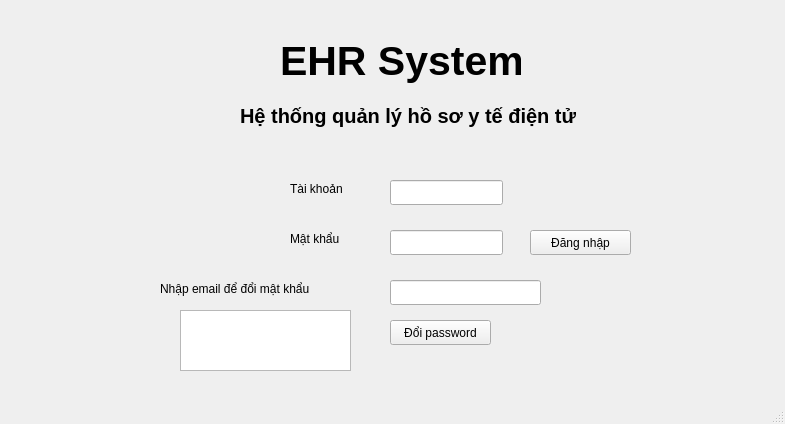
<?xml version="1.0" encoding="UTF-8"?>
<ui version="4.0">
 <class>MainWindow</class>
 <widget class="QMainWindow" name="MainWindow">
  <property name="geometry">
   <rect>
    <x>0</x>
    <y>0</y>
    <width>785</width>
    <height>424</height>
   </rect>
  </property>
  <property name="windowTitle">
   <string>DangNhap</string>
  </property>
  <widget class="QWidget" name="centralwidget">
   <widget class="QLabel" name="lbTenEHR">
    <property name="geometry">
     <rect>
      <x>280</x>
      <y>30</y>
      <width>241</width>
      <height>61</height>
     </rect>
    </property>
    <property name="font">
     <font>
      <pointsize>31</pointsize>
      <weight>75</weight>
      <bold>true</bold>
     </font>
    </property>
    <property name="text">
     <string>EHR System</string>
    </property>
   </widget>
   <widget class="QLabel" name="label_2">
    <property name="geometry">
     <rect>
      <x>290</x>
      <y>180</y>
      <width>91</width>
      <height>17</height>
     </rect>
    </property>
    <property name="text">
     <string>Tài khoản</string>
    </property>
   </widget>
   <widget class="QLabel" name="label_3">
    <property name="geometry">
     <rect>
      <x>290</x>
      <y>230</y>
      <width>91</width>
      <height>17</height>
     </rect>
    </property>
    <property name="text">
     <string>Mật khẩu</string>
    </property>
   </widget>
   <widget class="QLineEdit" name="tbTaiKhoan">
    <property name="geometry">
     <rect>
      <x>390</x>
      <y>180</y>
      <width>113</width>
      <height>25</height>
     </rect>
    </property>
   </widget>
   <widget class="QLineEdit" name="tbMatKhau">
    <property name="geometry">
     <rect>
      <x>390</x>
      <y>230</y>
      <width>113</width>
      <height>25</height>
     </rect>
    </property>
   </widget>
   <widget class="QPushButton" name="btDangNhap">
    <property name="geometry">
     <rect>
      <x>530</x>
      <y>230</y>
      <width>101</width>
      <height>25</height>
     </rect>
    </property>
    <property name="text">
     <string>Đăng nhập</string>
    </property>
   </widget>
   <widget class="QLabel" name="label">
    <property name="geometry">
     <rect>
      <x>240</x>
      <y>100</y>
      <width>351</width>
      <height>31</height>
     </rect>
    </property>
    <property name="font">
     <font>
      <pointsize>15</pointsize>
      <weight>75</weight>
      <bold>true</bold>
     </font>
    </property>
    <property name="text">
     <string>Hệ thống quản lý hồ sơ y tế điện tử</string>
    </property>
   </widget>
   <widget class="QPushButton" name="btDoiMatKhau">
    <property name="geometry">
     <rect>
      <x>390</x>
      <y>320</y>
      <width>101</width>
      <height>25</height>
     </rect>
    </property>
    <property name="text">
     <string>Đổi password</string>
    </property>
   </widget>
   <widget class="QLabel" name="lbDoiMatKhau">
    <property name="geometry">
     <rect>
      <x>160</x>
      <y>280</y>
      <width>201</width>
      <height>17</height>
     </rect>
    </property>
    <property name="text">
     <string>Nhập email để đổi mật khẩu</string>
    </property>
   </widget>
   <widget class="QLineEdit" name="tbEmail">
    <property name="geometry">
     <rect>
      <x>390</x>
      <y>280</y>
      <width>151</width>
      <height>25</height>
     </rect>
    </property>
   </widget>
   <widget class="QTextBrowser" name="tbStatus">
    <property name="geometry">
     <rect>
      <x>180</x>
      <y>310</y>
      <width>171</width>
      <height>61</height>
     </rect>
    </property>
   </widget>
  </widget>
  <widget class="QMenuBar" name="menubar">
   <property name="geometry">
    <rect>
     <x>0</x>
     <y>0</y>
     <width>785</width>
     <height>22</height>
    </rect>
   </property>
  </widget>
  <widget class="QStatusBar" name="statusbar"/>
 </widget>
 <resources/>
 <connections/>
</ui>
